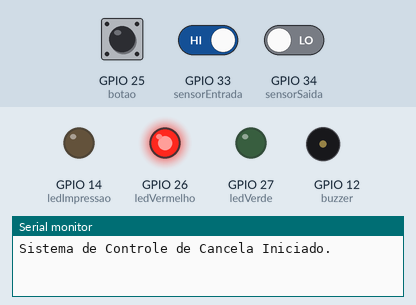
Recording of a program running on a simulated ESP32. On the bench: output pins drawn as LEDs (lit = HIGH), buzzer (waves = sounding, pin HIGH), the last lines printed to the serial monitor. Inputs (shaded band) come from the test bench; at power-on: GPIO 25 (botao) LOW, GPIO 33 (sensorEntrada) HIGH, GPIO 34 (sensorSaida) LOW.

Above: at 1.2 s.
1.3 s: GPIO 25 (botao) pulled HIGH for 0.15 s
At 2.5 s:
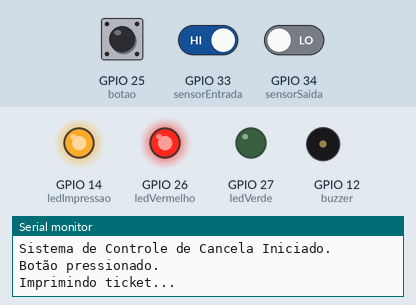
4.4 s: GPIO 33 (sensorEntrada) driven LOW
At 4.4 s:
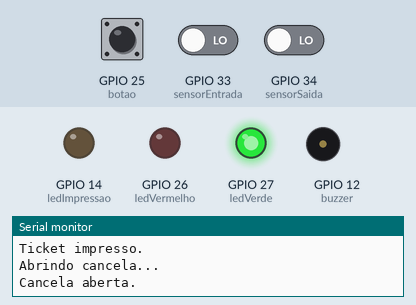
7.4 s: GPIO 34 (sensorSaida) driven HIGH
At 9.9 s:
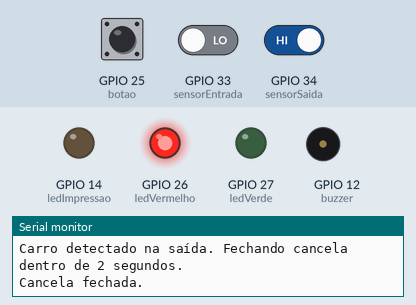
10.4 s: GPIO 25 (botao) pulled HIGH for 1 s
12.9 s: GPIO 33 (sensorEntrada) driven HIGH
Timing chart, 0 to 15.9 s (numbered marks = the images above; inputs shaded):
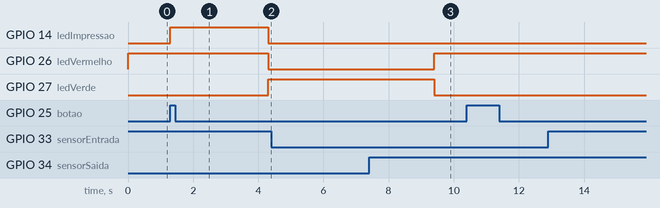

The program:

main.cpp
```cpp
/*
    - Programação de um sistema de controle de cancela para estacionamento.

    - Matéria: ECAE00 - INTRODUÇÃO À ENGENHARIA E AO MÉTODO CIENTÍFICO
    - Professor: JEREMIAS BARBOSA MACHADO & LUIZ LENARTH GABRIEL VERMAAS
    - Alunos:
        - Victor Augusto - 2025016677
        - Marco Antônio C Vilela - 2025005299
        - Breno Alves - 2025013746
        - Gustavo Fernandes Gonçalves de Lima - 2025002985
        - Arthur Moraes Marques dos Santos - 2025001389

    Funcionalidades basicas solicitadas:
        - O sistema deve controlar a abertura e fechamento de uma cancela de estacionamento.
        - Deve imprimir um ticket genérico (via monitor serial) quando o botão for pressionado por um motorista na entrada.
        - A impressão do ticket é simulada por um período de 3 segundos.
        - Utiliza um LED verde para indicar 'cancela aberta' e um LED vermelho para 'cancela fechada'.
        - Comunica-se com o operador via monitor serial, informando o status do sistema.

    Mecanismo de segurança adicional:
        - Timeout de 30 segundos: Se um veículo demorar demais para passar pelos sensores (seja na entrada ou na saída), a operação é cancelada e a cancela se fecha para evitar que fique aberta indefinidamente.
        - Sistema Anti-Fraude: O sistema detecta se um segundo veículo tenta aproveitar a cancela aberta do primeiro e a fecha imediatamente para impedir a passagem não autorizada.

    Demais funcionalidades adicionadas:
        - Ticket Detalhado com Numeração: O ticket gerado inclui informações extras como data, hora e um número sequencial único para cada veículo.
        - Contador com Reset Automático: A numeração dos veículos é controlada por um contador interno que é zerado automaticamente a cada 24 horas, permitindo um controle diário.
        - Feedback Detalhado de Status: Fornece mensagens específicas no monitor serial para diversas situações, como 'carro aguardando botão', 'botão pressionado sem carro' e 'sistema ocioso'.
        - Indicador Visual de Impressão: Um LED dedicado (ledImpressao) acende durante a simulação da impressão do ticket, fornecendo um feedback visual da operação.

    Hardware utilizado:
        - ESP32 - 1
        - Botão - 2
        - chave - 1
        - LEDs - 3 (verde, vermelho e amarelo)
        - Buzzer - 1
        - Fios de conexão
        - resistores
            - 300 ohms - 3
            - 10k ohms - 3

    Links:
        -Wokwi Projeto: https://wokwi.com/projects/433687986627978241
        -GitHub: https://github.com/Victor-Augusto-2025016677/ESP32_projects.git
*/

#include <Arduino.h> //Somente necessário para o platformio, caso contrario, não é necessário, pois o Arduino IDE já inclui essa biblioteca por padrão.

// Definição dos pinos utilizados
const byte botao = 25;
const byte sensorEntrada = 33;
const byte sensorSaida = 34;
const byte ledVerde = 27;
const byte ledVermelho = 26;
const byte ledImpressao = 14;
const byte buzzer = 12;

// Variáveis para controle de tempo de espera para o timeout
unsigned long tempoEspera = 0; // Variável para armazenar o tempo de espera, inicia zerada.
unsigned long tempoEspera1 = 0;
unsigned long tempoEspera2 = 0;
unsigned long tempoEspera3 = 0;
unsigned long tempoEspera4 = 0;
bool timeout1 = false; // Variável para controle de timeout na entrada
bool timeout2 = false; // Variável para controle de timeout na saida

//Variaveis de tempo
const unsigned long TIMEOUT_ENTRADA = 30000; //timeout da entrada, em milissegundos (30 segundos)
const unsigned long TIMEOUT_SAIDA = 30000; //timeout da saida, em milissegundos (30 segundos)
const unsigned long DELAY_IMPRESSAO = 1500; // Duração da impressão do ticket, em milissegundos, é utilizada 2 vezes, logo, 3 segundos de impressão
const unsigned long DELAY_FECHAMENTO = 2000; // Duração do fechamento da cancela, em milissegundos (2 segundos)
const unsigned long DELAY_CANCELA = 500; // Duração da abertura/fechamento da cancela, em milissegundos (0,5 segundo)
const unsigned long INTERVALO_MSG = 2000; // Intervalo de tempo entre mensagens de status, em milissegundos (2 segundos)

//variaveis buzzer
const int SEGUNDOS_AVISO_BUZZER = 5; //Quantidade de vezes que o buzzer irá tocar, e duração total em seugundos
const unsigned long delaybuzzer = 500; //Atenção, a função de ativação do buzzer, assume que esse valor é 0.5s (500), ou seja, caso altere, a constante anterior, vai ser inexata.

//Outras variaveis
unsigned int NumeroCarros = 0; // Contador de carros que entraram no estacionamento
unsigned long horaultimoReset = 0; // Armazena o horário do último reset do contador
const unsigned long intervaloReset = 24UL * 60UL * 60UL * 1000UL; // 24 horas em milissegundos
bool cancelaAberta = false; // Variável para controle do estado da cancela

//Inicio das funções

void FecharCancela() // Esta função é usada para fechar a cancela
{
    digitalWrite(ledImpressao, LOW); // Desliga o LED de impressão
    digitalWrite(ledVerde, LOW); // Desliga o LED verde
    digitalWrite(ledVermelho, HIGH); // Liga o LED vermelho
    Serial.println("Cancela fechada.\n"); // Mensagem de confirmação de fechamento da cancela
    delay(DELAY_CANCELA); // Mantém a cancela fechada por 0,5 segundo
    cancelaAberta = false; // Define o estado da cancela como fechada
}

void aviso() //Função para fechar a cancela com avisos sonoros.
{
  Serial.println("A cancela irá fechar em " + String(SEGUNDOS_AVISO_BUZZER) + " segundos\n"); //mensagem de aviso

  for (int i = 0; i < SEGUNDOS_AVISO_BUZZER; i++)
  {
    digitalWrite(buzzer, HIGH); // Liga o buzzer
    delay(delaybuzzer); // Espera 500ms
    digitalWrite(buzzer, LOW);  // Desliga o buzzer
    delay(delaybuzzer); // Espera 500ms
  }

  FecharCancela();
}

void ImprimirTicket() //Esta função simula a impressão do ticket de entrada
{
    Serial.println("Imprimindo ticket...\n");
    digitalWrite(ledImpressao, HIGH);
    delay(DELAY_IMPRESSAO);
    Serial.println("| ==================== |"); //delimitação estética do ticket
    Serial.println("| Ticket de Entrada");
    Serial.println("| Data: " + String(__DATE__)); //Data da emissão do ticket
    Serial.println("| Hora: " + String(__TIME__)); //Hora da emissão do ticket
    Serial.println("| Carro N°: " + String(++NumeroCarros)); //Nº do carro
    Serial.println("| ==================== |\n");
    delay(DELAY_IMPRESSAO); //1500ms +1500ms = 3 segundos de impressão, como solicitado
    digitalWrite(ledImpressao, LOW);
    Serial.println("Ticket impresso.\n"); // Mensagem de confirmação de impressão
}

void AbrirCancela() //Esta função é usada para abrir a cancela
{
    Serial.println("Abrindo cancela...\n");
    digitalWrite(ledImpressao, LOW); // Desliga o LED de impressão
    digitalWrite(ledVermelho, LOW); // Desliga o LED vermelho
    digitalWrite(ledVerde, HIGH); // Liga o LED verde
    Serial.println("Cancela aberta.\n"); // Mensagem de confirmação de abertura da cancela
    delay(DELAY_CANCELA); // Mantém a cancela aberta por 0,5 segundo
    cancelaAberta = true; // Define o estado da cancela como aberta
}

void SegurancaEntrada() // Esta função garante que a cancela não fique aberta por muito tempo na entrada
{
    timeout1 = false; // Reseta o timeout para a entrada
    tempoEspera1 = millis(); //reseta o tempo para evitar a repetição de mensagens
    unsigned long tempoInicio = millis(); // Armazena o tempo de início da operação, para a realização do timeout

    while (digitalRead(sensorEntrada)) //Enquanto há um carro na entrada
    {
        if (millis() - tempoInicio >= TIMEOUT_ENTRADA) // Verifica se o tempo de espera excedeu 30 segundos, caso sim, cancela a operação
        {
            Serial.println("Tempo limite excedido. Cancelando operação.\n"); // Mensagem de cancelamento
            aviso(); // Fecha a cancela, com avisos
            timeout1 = true; // Define o timeout como verdadeiro
            break; //encerra o while

        }
        if (millis() - tempoEspera1 >= INTERVALO_MSG) //Função para que a mensagem não seja exibida repetidamente, mas sim a cada 3 segundos
        {
            Serial.println("Carro ainda posicionado na entrada...\n"); //Mensagem de aviso
            tempoEspera1 = millis(); // Atualiza o tempo de espera para a próxima verificação
        }
    }

    if (digitalRead(sensorEntrada) == false) //Se o carro saiu da entrada
    {
        Serial.println("Carro saiu da entrada.\n");
    }

}

void SegurancaSaida() //Esta função, garante que a saida ocorra com segurança, realizando verificações para evitar a passagem consecutiva, e danificar o veiculo.
{
    timeout2 = false; // Reseta o timeout para a saída
    tempoEspera2 = millis();
    unsigned long tempoInicio1 = millis(); //Salva o tempo para a realização do timeout

    while (digitalRead(sensorSaida) == false && timeout1 == false) //Enquanto o carro não sair
    {
        if (millis() - tempoInicio1 >= TIMEOUT_SAIDA) //evento de timeout
        {
            Serial.println("Tempo limite excedido. Cancelando operação.\n"); //Aviso de Cancelamento
            aviso(); // Fecha a cancela, com avisos
            timeout2 = true; // Define o timeout como verdadeiro
            break;
        }
        if (millis() - tempoEspera2 >= INTERVALO_MSG) //para a mensagem não se repetir a cada ciclo de processamento
        {
            Serial.println("Carro ainda não saiu completamente...\n"); //Mensagem de feedback
            tempoEspera2 = millis();
        }
    }

    if (digitalRead(sensorEntrada) && digitalRead(sensorSaida)) //Caso tenha um carro na entrada e saída
    {
        Serial.println("Carro detectado na entrada e saída. Fechando cancela imediatamente para impedir passagem consecutiva sem emissão de ticket.\n");
        FecharCancela();
    }
    else if (digitalRead(sensorSaida)) //Caso tenha um carro na saída
    {
        Serial.println("Carro detectado na saída. Fechando cancela dentro de 2 segundos.\n");
        delay(DELAY_FECHAMENTO);
        FecharCancela();
    }
}

void setup() //Inicia o setup do sistema
{
    Serial.begin(115200); //Inicia o serial

    //Define os pinos como entrada ou Saida
    pinMode(botao, INPUT);
    pinMode(sensorEntrada, INPUT);
    pinMode(sensorSaida, INPUT);
    pinMode(ledVerde, OUTPUT);
    pinMode(ledVermelho, OUTPUT);
    pinMode(ledImpressao, OUTPUT);
    pinMode(buzzer, OUTPUT);

    //Define o estado inicial como fechado
    digitalWrite(ledImpressao, LOW);
    digitalWrite(ledVerde, LOW);
    digitalWrite(ledVermelho, HIGH);
    cancelaAberta = false;

    //Mensagem que o sistema iniciou, infelizmente nunca é vista, pois até abrir o monitor serial, isto já foi executado
    Serial.println("Sistema de Controle de Cancela Iniciado.");

}

void loop() //Função de loop continuo
{
    unsigned long atual = millis(); //Salva o tempo do loop atual
    bool entradaAtiva = digitalRead(sensorEntrada); //Le o sensor de entrada
    bool saidaAtiva = digitalRead(sensorSaida); //Le o sensor de saida
    bool botaoPressionado = digitalRead(botao); //Le o botão de inicio

    if (atual - horaultimoReset >= intervaloReset) //Reset a cada 24h do número de carros.
    {
        NumeroCarros = 0;
        horaultimoReset = atual;
        Serial.println("Contador de carros resetado após 24h.");
    }

    if (entradaAtiva && botaoPressionado) //Se há carro na posição de entrada, e o botão foi pressionado, inicia a sequencia de ações
    {
        Serial.println("Botão pressionado.\n"); //Mensagem que o botão foi pressionado

        ImprimirTicket(); //Inicia a impressão do ticket

        AbrirCancela(); //Abre a cancela

        SegurancaEntrada(); //Chama a função de segurança da entrada

        SegurancaSaida(); //Chama a função de segurança da saída, o fechamento da cancela é chamado internamente.

        if (timeout1 == true || timeout2 == true) //Se algum timeout foi ativado, não incrementa o contador de carros
        {
            Serial.println("Operação cancelada devido ao timeout. Contador de carros não incrementado.\n");
            if (NumeroCarros > 0)
            {
                NumeroCarros--;  //subtrai 1 do  contador de carros, pois não houve um registro válido
            }
        }
        else //Se não houve timeout, segue normalmente
        {
            Serial.println("Carro registrado com sucesso.\n");
            Serial.println("Sistema pronto para novo veículo.\n"); //Mensagem que o sistema está pronto para uma nova execução
        }

    }

        else if (!entradaAtiva && botaoPressionado && millis() - tempoEspera >= INTERVALO_MSG) //Se não há carro na posição, mas o botão foi pressionado
        {
            Serial.println("Botão pressionado, mas não há carro na posição.");
            Serial.println("Status atual cancela: " + String(cancelaAberta ? " Aberta." : " Fechada.") + "\n");
            tempoEspera = millis();
        }

            else if (entradaAtiva && !botaoPressionado && millis() - tempoEspera3 >= INTERVALO_MSG) //Se há carro, mas o botão não foi pressionado ainda
            {
                Serial.println("há carro na posição, aguardando pressionamento do botão...");
                Serial.println("Status atual cancela: " + String(cancelaAberta ? " Aberta." : " Fechada.") + "\n");
                tempoEspera3 = millis();
            }

                else if (!entradaAtiva && !botaoPressionado && millis() - tempoEspera4 >= INTERVALO_MSG) //Se não há carro na posição, e o botão não foi pressionado
                {
                    Serial.println("Não há carro na posição, sistema em idle (Aguardando Veiculos)");
                    Serial.println("Status atual cancela: " + String(cancelaAberta ? " Aberta." : " Fechada.") + "\n");
                    tempoEspera4 = millis();
                }

}
```

Measured:
- after the input at 1.3 s, GPIO 14 (ledImpressao): LOW → HIGH at once, → LOW 3.0 s later; GPIO 26 (ledVermelho): HIGH → LOW after 3.0 s; GPIO 27 (ledVerde): LOW → HIGH after 3.0 s
- after the input at 7.4 s, GPIO 26 (ledVermelho): LOW → HIGH after 2.0 s; GPIO 27 (ledVerde): HIGH → LOW after 2.0 s
